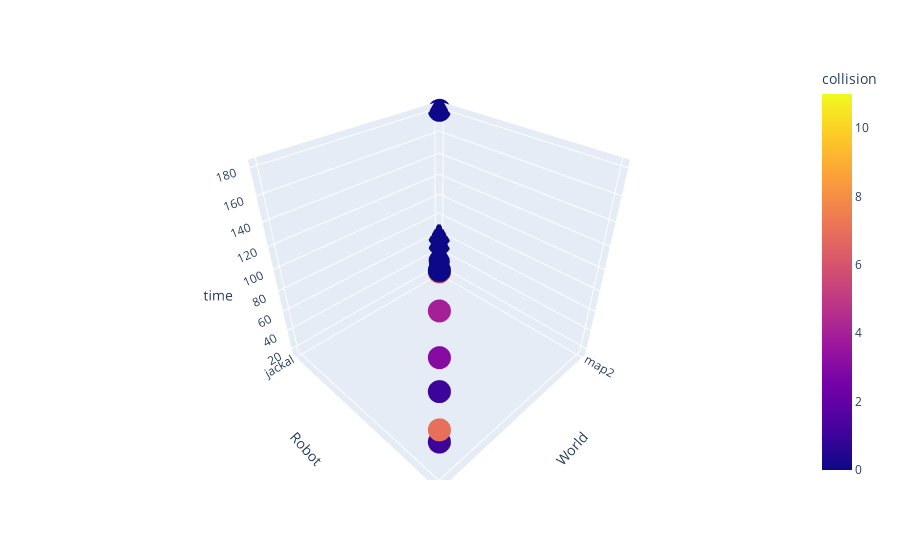

Here is the notebook cell this chart was saved with:
### Code cell
import plotly.express as px
# print(sample)
# fig = px.parallel_categories(sample.drop('time',1), color="test", color_continuous_scale=px.colors.sequential.Inferno)
fig = px.scatter_3d(sample, x='World', y='Robot', z='time',
              color='collision')

fig.show()

### Figure 1 — Plotly figure (JSON) as saved in the notebook; plotly's stock layout.template omitted (floating-point values rounded to 4 significant figures)
{"data": [{"hovertemplate": "World=%{x}<br>Robot=%{y}<br>time=%{z}<br>collision=%{marker.color}<extra></extra>", "legendgroup": "", "marker": {"color": [0, 0, 0, 0, 0, 0, 0, 0, 0, 0, 0, 0, 0, 0, 0, 0, 0, 1, 0, 0, 0, 0, 0, 0, 0, 1, 0, 0, 0, 0, 0, 4, 5, 2, 0, 6, 0, 2, 4, 3, 3, 11, 5, 0, 4, 9, 7, 7, 6, 1, 6, 0, 4, 7, 7, 10, 2, 0, 3, 1], "coloraxis": "coloraxis", "symbol": "circle"}, "mode": "markers", "name": "", "scene": "scene", "showlegend": false, "type": "scatter3d", "x": ["map2", "map2", "map2", "map2", "map2", "map2", "map2", "map2", "map2", "map2", "map2", "map2", "map2", "map2", "map2", "map2", "map2", "map2", "map2", "map2", "map2", "map2", "map2", "map2", "map2", "map2", "map2", "map2", "map2", "map2", "map5", "map5", "map5", "map5", "map5", "map5", "map5", "map5", "map5", "map5", "map5", "map5", "map5", "map5", "map5", "map5", "map5", "map5", "map5", "map5", "map5", "map5", "map5", "map5", "map5", "map5", "map5", "map5", "map5", "map5"], "y": ["jackal", "jackal", "jackal", "jackal", "jackal", "jackal", "jackal", "jackal", "jackal", "jackal", "jackal", "jackal", "jackal", "jackal", "jackal", "jackal", "jackal", "jackal", "jackal", "jackal", "jackal", "jackal", "jackal", "jackal", "jackal", "jackal", "jackal", "jackal", "jackal", "jackal", "youbot", "youbot", "youbot", "youbot", "youbot", "youbot", "youbot", "youbot", "youbot", "youbot", "youbot", "youbot", "youbot", "youbot", "youbot", "youbot", "youbot", "youbot", "youbot", "youbot", "youbot", "youbot", "youbot", "youbot", "youbot", "youbot", "youbot", "youbot", "youbot", "youbot"], "z": [20.79, 33.98, 35.82, 35.52, 34.65, 35.67, 28.18, 180.4, 34.23, 26.85, 20.05, 36.17, 27.0, 21.42, 23.34, 36.42, 20.79, 34.92, 19.52, 20.41, 31.17, 38.49, 19.03, 50.31, 32.97, 28.5, 59.35, 21.99, 18.65, 35.84, 179.4, 156.2, 180.0, 179.8, 180.0, 179.9, 180.3, 180.0, 179.7, 180.1, 124.6, 179.4, 179.9, 180.1, 179.5, 179.4, 180.1, 65.3, 180.1, 53.76, 180.3, 180.2, 179.8, 179.4, 179.5, 179.8, 180.0, 180.0, 180.1, 98.5]}], "layout": {"coloraxis": {"colorbar": {"title": {"text": "collision"}}, "colorscale": [[0, "#0d0887"], [0.1111, "#46039f"], [0.2222, "#7201a8"], [0.3333, "#9c179e"], [0.4444, "#bd3786"], [0.5556, "#d8576b"], [0.6667, "#ed7953"], [0.7778, "#fb9f3a"], [0.8889, "#fdca26"], [1, "#f0f921"]]}, "legend": {"tracegroupgap": 0}, "margin": {"t": 60}, "scene": {"domain": {"x": [0, 1], "y": [0, 1]}, "xaxis": {"title": {"text": "World"}}, "yaxis": {"title": {"text": "Robot"}}, "zaxis": {"title": {"text": "time"}}}}}
